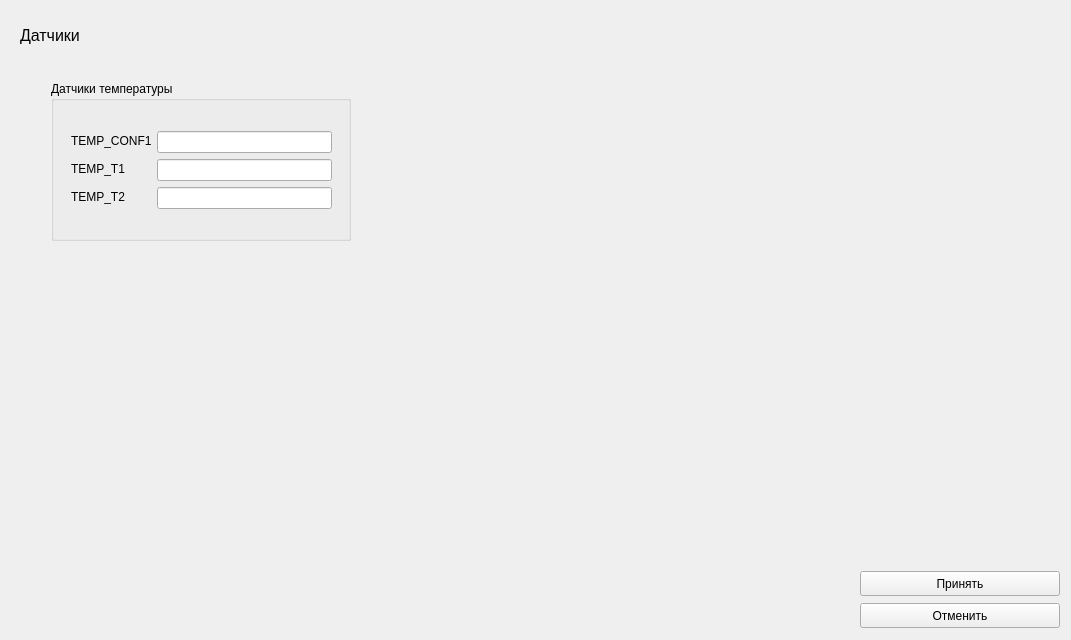
          <widget class="QWidget" name="page_6">
           <widget class="QLabel" name="label_11">
            <property name="geometry">
             <rect>
              <x>20</x>
              <y>20</y>
              <width>101</width>
              <height>31</height>
             </rect>
            </property>
            <property name="font">
             <font>
              <pointsize>12</pointsize>
             </font>
            </property>
            <property name="text">
             <string>Датчики</string>
            </property>
           </widget>
           <widget class="QGroupBox" name="groupBox_22">
            <property name="geometry">
             <rect>
              <x>51</x>
              <y>81</y>
              <width>300</width>
              <height>160</height>
             </rect>
            </property>
            <property name="minimumSize">
             <size>
              <width>300</width>
              <height>160</height>
             </size>
            </property>
            <property name="maximumSize">
             <size>
              <width>300</width>
              <height>160</height>
             </size>
            </property>
            <property name="title">
             <string>Датчики температуры</string>
            </property>
            <widget class="QWidget" name="layoutWidget">
             <property name="geometry">
              <rect>
               <x>20</x>
               <y>50</y>
               <width>261</width>
               <height>91</height>
              </rect>
             </property>
             <layout class="QFormLayout" name="formLayout_4">
              <item row="0" column="0">
               <widget class="QLabel" name="label_21">
                <property name="minimumSize">
                 <size>
                  <width>80</width>
                  <height>20</height>
                 </size>
                </property>
                <property name="maximumSize">
                 <size>
                  <width>80</width>
                  <height>20</height>
                 </size>
                </property>
                <property name="text">
                 <string>TEMP_CONF1</string>
                </property>
               </widget>
              </item>
              <item row="0" column="1">
               <widget class="QLineEdit" name="tempConf1LE"/>
              </item>
              <item row="1" column="0">
               <widget class="QLabel" name="label_22">
                <property name="minimumSize">
                 <size>
                  <width>80</width>
                  <height>20</height>
                 </size>
                </property>
                <property name="maximumSize">
                 <size>
                  <width>80</width>
                  <height>20</height>
                 </size>
                </property>
                <property name="text">
                 <string>TEMP_T1</string>
                </property>
               </widget>
              </item>
              <item row="1" column="1">
               <widget class="QLineEdit" name="tempT1LE"/>
              </item>
              <item row="2" column="0">
               <widget class="QLabel" name="label_46">
                <property name="minimumSize">
                 <size>
                  <width>80</width>
                  <height>20</height>
                 </size>
                </property>
                <property name="maximumSize">
                 <size>
                  <width>80</width>
                  <height>20</height>
                 </size>
                </property>
                <property name="text">
                 <string>TEMP_T2</string>
                </property>
               </widget>
              </item>
              <item row="2" column="1">
               <widget class="QLineEdit" name="tempT2LE"/>
              </item>
             </layout>
            </widget>
           </widget>
           <widget class="QWidget" name="verticalLayoutWidget_7">
            <property name="geometry">
             <rect>
              <x>860</x>
              <y>570</y>
              <width>202</width>
              <height>61</height>
             </rect>
            </property>
            <layout class="QVBoxLayout" name="verticalLayout_17">
             <item>
              <widget class="QPushButton" name="aceptTempBtn">
               <property name="minimumSize">
                <size>
                 <width>200</width>
                 <height>25</height>
                </size>
               </property>
               <property name="maximumSize">
                <size>
                 <width>200</width>
                 <height>25</height>
                </size>
               </property>
               <property name="text">
                <string>Принять</string>
               </property>
              </widget>
             </item>
             <item>
              <widget class="QPushButton" name="cancelTempBtn">
               <property name="minimumSize">
                <size>
                 <width>200</width>
                 <height>25</height>
                </size>
               </property>
               <property name="maximumSize">
                <size>
                 <width>200</width>
                 <height>25</height>
                </size>
               </property>
               <property name="text">
                <string>Отменить</string>
               </property>
              </widget>
             </item>
            </layout>
           </widget>
          </widget>
